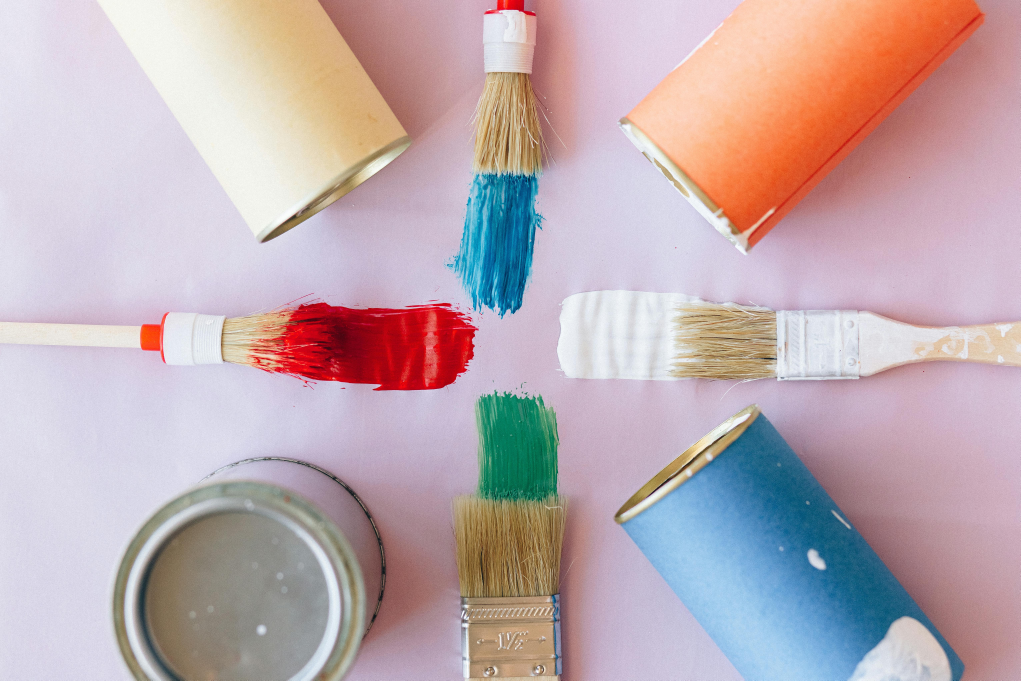
#> input picture TEST.jpg, 6121 x 4081 px, found by its file name (shown at 1/6 size)
$ python moodgreen.py
#> lines starting #> are read from the running program, lines starting #| are printed output that depends on the picture; after the words box and inside, x2 and y2 are one past the last pixel; in counts of white or black regions, pixels touching at a corner belong together
import cv2
import numpy as np

def get_green_shades():
    """ Returns a dictionary of green shades with their RGB values. """
    return {
        "Bright Green": (1, 255, 7),
        "Kelly Green": (2, 171, 46),
        "Lime Green": (137, 254, 5),
        "Forest Green": (6, 71, 12),
        "Shamrock Green": (2, 193, 77),
        "Emerald Green": (2, 143, 30),
        "Olive Green": (103, 122, 4),
        "Jungle Green": (4, 130, 67),
        "Moss Green": (138, 154, 91),
        "Neon Green": (57, 255, 20),
        "Dark Green": (0, 100, 0),
        "Sea Green": (46, 139, 87),
        "Spring Green": (0, 255, 127),
        "Mint Green": (152, 255, 152),
        "Hunter Green": (53, 94, 59),
        "Teal Green": (0, 128, 128),
        "Fern Green": (79, 121, 66),
        "Army Green": (75, 83, 32),
        "Chartreuse": (127, 255, 0),
        "Pine Green": (1, 121, 111)
    }

def detect_greens(image_path):
    """ Detects green shades in an image and matches them to the closest predefined shade. """
#> called with image_path = 'images/TEST.jpg'
    image = cv2.imread(image_path)
#> image is the input picture: shape (4081, 6121, 3); mean B, G, R 177.1, 172.4, 191.1
    hsv = cv2.cvtColor(image, cv2.COLOR_BGR2HSV)
#> hsv: shape (4081, 6121, 3); mean H, S, V 102, 60.8, 204.1

    lower_green = np.array([35, 50, 50])
    upper_green = np.array([90, 255, 255])
    mask = cv2.inRange(hsv, lower_green, upper_green)
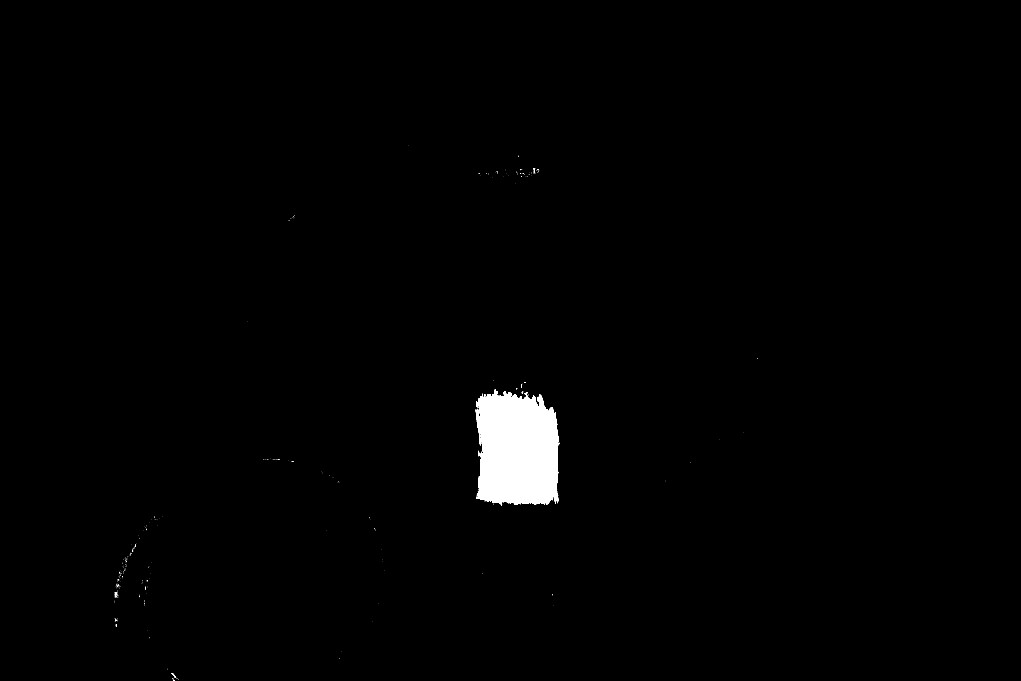
#> mask: shape (4081, 6121) (shown at 1/6 size); 1.2% white; 443 white regions (425 under 20 px)

    contours, _ = cv2.findContours(mask, cv2.RETR_EXTERNAL, cv2.CHAIN_APPROX_SIMPLE)
#> contours = 438 contours, 427 with area under 20; largest, box (x1, y1, x2, y2) and area: (2853, 2337, 3354, 3032) 287714, (2859, 2408, 2866, 2445) 112, (3147, 2354, 3168, 2367) 112, (1029, 4040, 1056, 4064) 64, (2878, 2720, 2883, 2744) 51

    green_shades = get_green_shades()
    detected_colors = set()

    for cnt in contours:
        if cv2.contourArea(cnt) < 150:
            continue

        x, y, w, h = cv2.boundingRect(cnt)
        roi = image[y:y+h, x:x+w]
        avg_color = cv2.mean(roi)[:3]

        closest_shade = min(
            green_shades.keys(),
            key=lambda k: np.linalg.norm(np.array(avg_color) - np.array(green_shades[k]))
        )
        detected_colors.add(closest_shade)
#> this loop made 438 passes
#> cnt on passes 1 to 3: [[1044, 4080], [1045, 4080]], [[1041, 4080]], [[1070, 4078]]
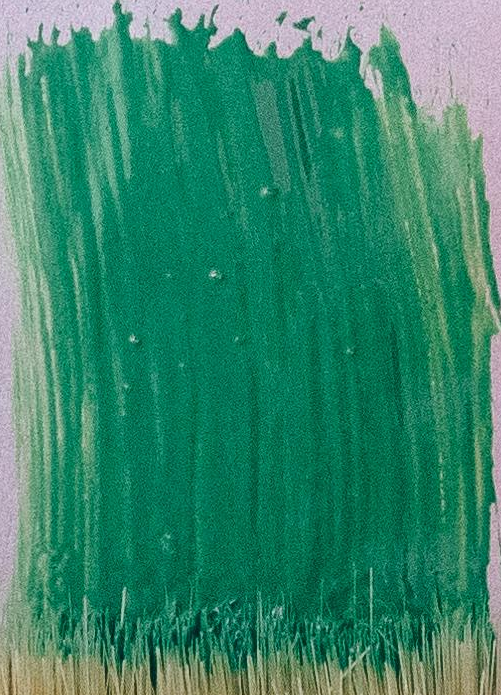
#> roi: shape (695, 501, 3); mean B, G, R 107.6, 134.3, 53.4
#> after the loop, detected_colors = 1 item

    return detected_colors

def print_color_moods(detected_colors):
    """ Prints detected green shades with their associated moods. """
    color_moods = {
        "Bright Green": "Energizing, refreshing, and lively.",
        "Kelly Green": "Balanced, traditional, and natural.",
        "Lime Green": "Playful, youthful, and vibrant.",
        "Forest Green": "Grounded, natural, and soothing.",
        "Shamrock Green": "Lucky, cheerful, and positive.",
        "Emerald Green": "Elegant, luxurious, and rich.",
        "Olive Green": "Earthy, serious, and classic.",
        "Jungle Green": "Adventurous, deep, and calming.",
        "Moss Green": "Muted, organic, and peaceful.",
        "Neon Green": "Bold, exciting, and futuristic.",
        "Dark Green": "Sophisticated, deep, and resilient.",
        "Sea Green": "Tranquil, oceanic, and fresh.",
        "Spring Green": "Growth-oriented, lively, and youthful.",
        "Mint Green": "Cool, calming, and rejuvenating.",
        "Hunter Green": "Strong, authoritative, and grounded.",
        "Teal Green": "Balanced, refreshing, and creative.",
        "Fern Green": "Natural, earthy, and reliable.",
        "Army Green": "Tough, rugged, and neutral.",
        "Chartreuse": "Energetic, innovative, and unique.",
        "Pine Green": "Refreshing, deep, and stable."
    }

    overall_mood = []
    for color in detected_colors:
        mood = color_moods.get(color, "No specific mood found.")
        print(f"Detected {color}: {mood}")
        overall_mood.append(mood)

    print("\nOverall Mood:", " | ".join(overall_mood))

if __name__ == "__main__":
    image_path = "images/TEST.jpg"
    detected_colors = detect_greens(image_path)
#> detected_colors = 1 item
    print_color_moods(detected_colors)
